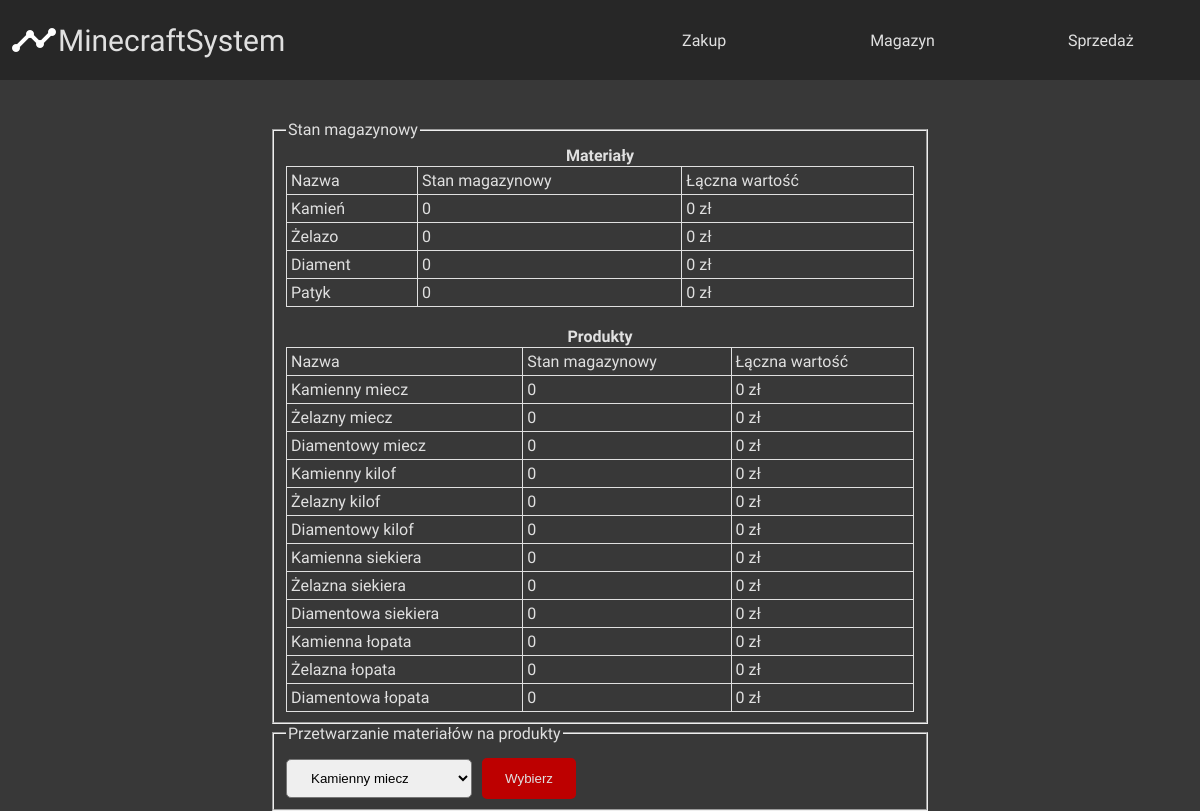
Page /magazyn.php on the earlier database version.
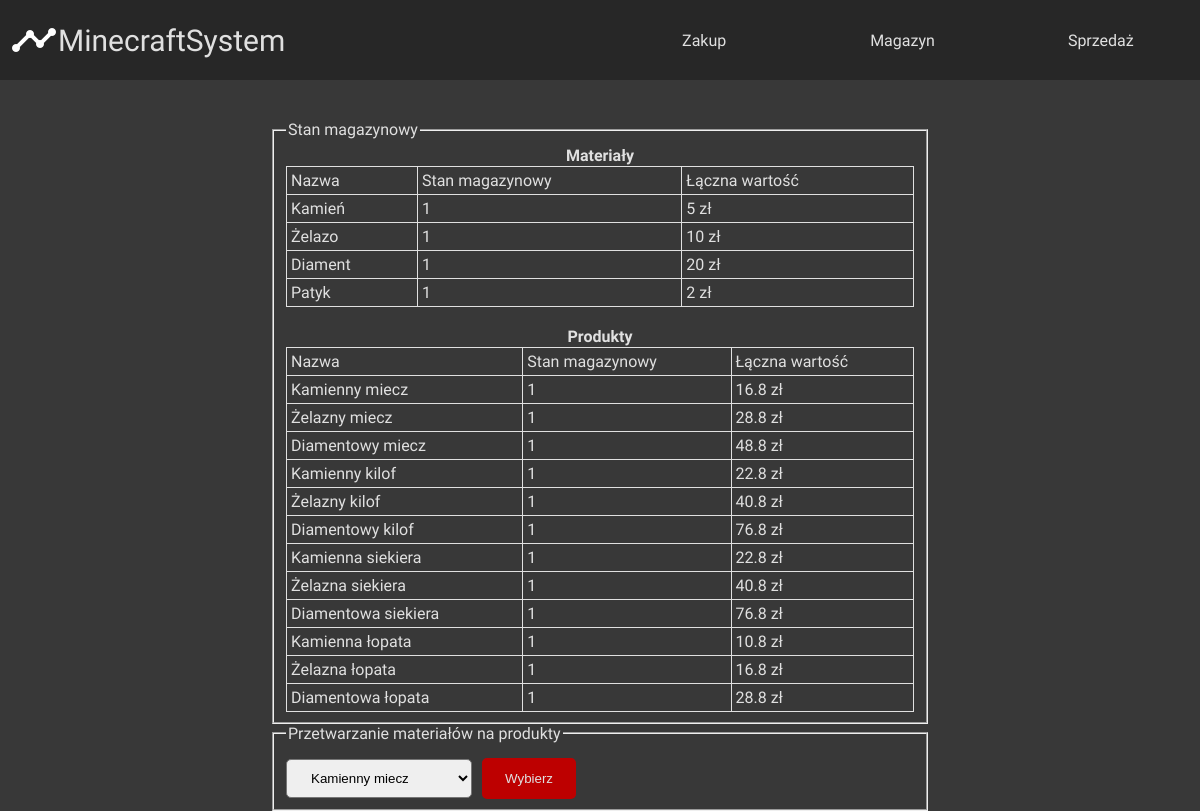
Same page on the later database version.
### tables this page shows
CREATE TABLE `materialy` (
  `id` int(11) NOT NULL,
  `nazwa` varchar(35) NOT NULL,
  `stan_magazynowy` int(11) NOT NULL,
  `cena` int(11) NOT NULL
);

CREATE TABLE `produkty` (
  `id` int(11) NOT NULL,
  `nazwa` varchar(35) NOT NULL,
  `cena` float NOT NULL,
  `stan_magazynowy` int(11) NOT NULL
);

### magazyn.php (the view, shortened to what this page needs)
<?php
    $database = @new mysqli('localhost', 'root', '', 'minecraftsystems');
    if($database->connect_errno!=0){
        echo "Nastąpił problem z połączeniem! <br/> Error: ".$database->connect_errno;
        exit();
    } else {
        $database->query("set names utf8");
    }
?>
<!DOCTYPE html>
<html>
<head>
    <link rel='stylesheet' type='text/css' media='screen' href='main.css'>
</head>
<body>
    <nav>
        <div id="logo">
            <a href="index.php">
                <img src="img/logo.png" alt="logo">
                MinecraftSystem
            </a>
        </div>
        <ul class="links">
            <li><a href="zakup.php">Zakup</a></li>
            <li><a href="magazyn.php">Magazyn</a></li>
            <li><a href="sprzedaz.php">Sprzedaż</a></li>
        </ul>
    </nav>
    <main>
        <fieldset>
            <legend>Stan magazynowy</legend>
            <table>
                <tr>
                    <th colspan="3">Materiały</th>
                </tr>
                <tr>
                    <td>Nazwa</td>
                    <td>Stan magazynowy</td>
                    <td>Łączna wartość</td>
                </tr>
                <?php
                    $result_stan_materialy=$database->query("SELECT materialy.nazwa, materialy.stan_magazynowy, materialy.cena FROM materialy");
                    while($row_stan_materialy = $result_stan_materialy->fetch_assoc()){
                        $wartosc_materialy = $row_stan_materialy['stan_magazynowy'] * $row_stan_materialy['cena'];
                        echo "<tr> <td>".$row_stan_materialy['nazwa']."</td> <td>".$row_stan_materialy['stan_magazynowy']."</td> <td>$wartosc_materialy zł</td></tr>";
                    }
                    ?>
            </table>
            <br/>
            <table>
                <tr>
                    <th colspan="3">Produkty</th>
                </tr>
                <tr>
                    <td>Nazwa</td>
                    <td>Stan magazynowy</td>
                    <td>Łączna wartość</td>
                </tr>
                <?php
                    $result_stan_produkty=$database->query("SELECT produkty.nazwa, produkty.stan_magazynowy, produkty.cena FROM produkty");
                    while($row_stan_produkty = $result_stan_produkty->fetch_assoc()){
                        $wartosc_produkty = $row_stan_produkty['stan_magazynowy'] * $row_stan_produkty['cena'];
                        echo "<tr> <td>".$row_stan_produkty['nazwa']."</td> <td>".$row_stan_produkty['stan_magazynowy']."</td><td>$wartosc_produkty zł</td></tr>";
                    }
                ?>
            </table>
        </fieldset>
        <fieldset>
            <legend>Przetwarzanie materiałów na produkty</legend>
            <?php
                if(!isset($_POST['choice']) || empty($_POST['choice'])){
                    echo "<form method='post' action='magazyn.php'><select name='choice'>";
                    $result_przetwarzanie1 = $database->query("SELECT produkty.id, produkty.nazwa FROM produkty;");
                    while($row_przetwarzanie1 = $result_przetwarzanie1->fetch_assoc()){
                        echo "<option value='".$row_przetwarzanie1['nazwa']."'>".$row_przetwarzanie1['nazwa']."</option>";
                    }
                    echo "<select/><input id='wybor_tworzenie' type='submit' value='Wybierz'></form>";
                }
            ?>
        </fieldset>
    </main>
</body>
</html>

Differences in the rows shown:
changed materialy "Kamień": stan_magazynowy "0" → "1"; cena "0" → "5"
changed materialy "Żelazo": stan_magazynowy "0" → "1"; cena "0" → "10"
changed materialy "Diament": stan_magazynowy "0" → "1"; cena "0" → "20"
changed materialy "Patyk": stan_magazynowy "0" → "1"; cena "0" → "2"
changed produkty "Kamienny miecz": stan_magazynowy "0" → "1"; cena "0" → "16.8"
changed produkty "Żelazny miecz": stan_magazynowy "0" → "1"; cena "0" → "28.8"
changed produkty "Diamentowy miecz": stan_magazynowy "0" → "1"; cena "0" → "48.8"
changed produkty "Kamienny kilof": stan_magazynowy "0" → "1"; cena "0" → "22.8"
changed produkty "Żelazny kilof": stan_magazynowy "0" → "1"; cena "0" → "40.8"
changed produkty "Diamentowy kilof": stan_magazynowy "0" → "1"; cena "0" → "76.8"
changed produkty "Kamienna siekiera": stan_magazynowy "0" → "1"; cena "0" → "22.8"
changed produkty "Żelazna siekiera": stan_magazynowy "0" → "1"; cena "0" → "40.8"
changed produkty "Diamentowa siekiera": stan_magazynowy "0" → "1"; cena "0" → "76.8"
changed produkty "Kamienna łopata": stan_magazynowy "0" → "1"; cena "0" → "10.8"
changed produkty "Żelazna łopata": stan_magazynowy "0" → "1"; cena "0" → "16.8"
changed produkty "Diamentowa łopata": stan_magazynowy "0" → "1"; cena "0" → "28.8"
